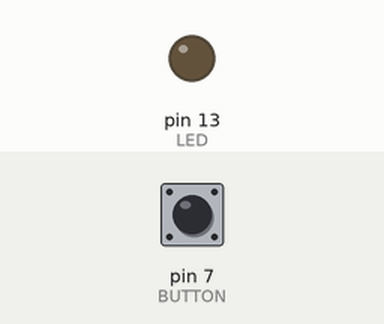
This sketch was run on a simulated Arduino Uno, built with avr-gcc and run on an emulated ATmega328P. Parts: output pins drawn as LEDs (lit = HIGH). The test bench sets the inputs (shaded band); at power-on: pin 7 (BUTTON) LOW.

Above: at 1.2 s.
1.3 s: pin 7 (BUTTON) pulled HIGH for 3.2 s
At 3.8 s:
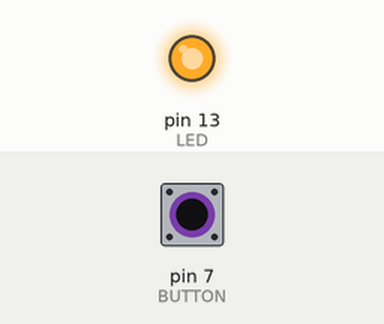
Timing chart, 0 to 5.9 s (numbered marks = the images above; inputs shaded):
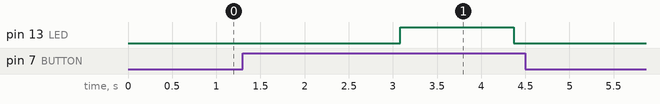

The sketch:

E05_PWM_BUTTON.ino
```cpp
// Example 05: Turn on LED when the button is pressed
// and keep it on after it is released
// including simple de-bouncing.
// If the button is held, brightness changes.

 const int LED = 13;
 const int BUTTON = 7;

 int val = 0; // state of input pin

 int old_val = 0;
 int state = 0; // 0 = LED off, 1 = LED on

 int brightness = 0; // brightness value
 unsigned long startTime = 0;

 void setup() {
   pinMode(LED, OUTPUT);
   pinMode(BUTTON, INPUT);
 }

 void loop() {

   val = digitalRead(BUTTON);

   if ((val == HIGH) && (old_val == LOW)) {

    state = 1 - state;
    startTime = millis();
    delay(10);
   }

   if (( val == HIGH) && (old_val == HIGH)) {

     if (state == 1 && (millis() - startTime) > 500) {
        brightness++;
        delay(10);
        if (brightness > 255) { // maxbrightness = 255
          brightness = 0;
        }
     }
   }

   old_val = val;

   if (state == 1) {
     analogWrite(LED, brightness); // turn LED on at current brightness
   } else {
     analogWrite(LED, 0); // turn LED off
   }

 }
```

Measured:
- after the input at 1.3 s, pin 13 (LED): LOW → HIGH after 1.8 s, → LOW 1.3 s later
